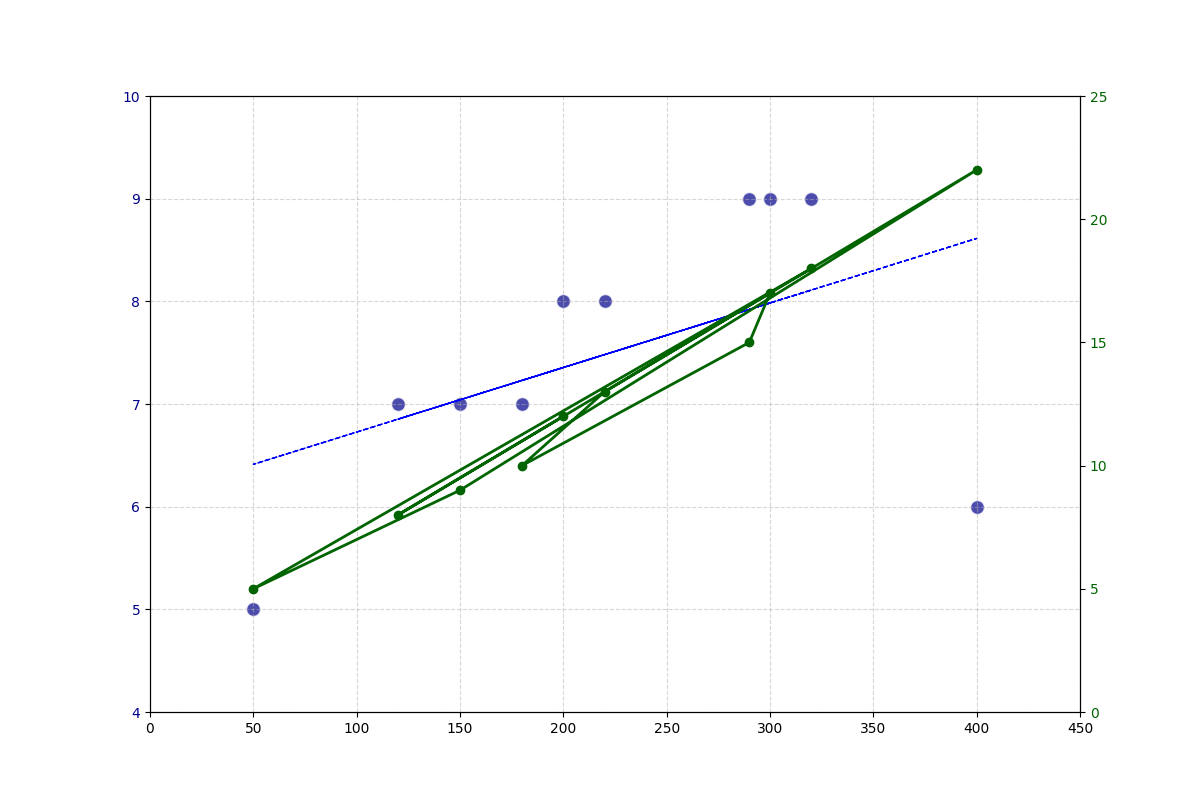

Python code for this plot:
import matplotlib.pyplot as plt
import numpy as np

# Number of pages (altered)
pages = np.array([320, 50, 150, 400, 220, 180, 290, 300, 120, 200])

# Reader satisfaction ratings (altered)
ratings = np.array([9, 5, 7, 6, 8, 7, 9, 9, 7, 8])

# Average reading duration in hours (altered)
reading_duration = np.array([18, 5, 9, 22, 13, 10, 15, 17, 8, 12])

# Create subplots
fig, ax1 = plt.subplots(figsize=(12, 8))

# Scatter plot for number of pages vs satisfaction ratings
scatter = ax1.scatter(pages, ratings, color='darkblue', alpha=0.7, s=100, edgecolor='w')

# Adding trendline for number of pages vs satisfaction ratings
coef = np.polyfit(pages, ratings, 1)
poly1d_fn = np.poly1d(coef)
plt.plot(pages, poly1d_fn(pages), color='blue', linestyle='--', linewidth=1)

# Customize primary y-axis
ax1.tick_params(axis='y', labelcolor='darkblue')
ax1.set_xlim(0, 450)
ax1.set_ylim(4, 10)

# Create a secondary y-axis for average reading duration
ax2 = ax1.twinx()
ax2.plot(pages, reading_duration, color='darkgreen', marker='o', linestyle='-', linewidth=2)
ax2.tick_params(axis='y', labelcolor='darkgreen')
ax2.set_ylim(0, 25)

# Grid
ax1.grid(True, linestyle='--', alpha=0.5)

# Display the plot
plt.show()
